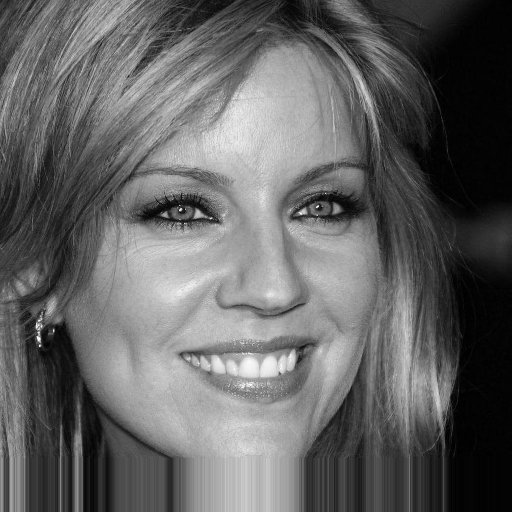
#> input picture data/truth/00_E.png, 512 x 512 px, given as the content of the folder data/aligned, which was not available
$ python dbg_wiener.py
#> lines starting #> are read from the running program, lines starting #| are printed output that depends on the picture
### common.py
"""Shared utilities for the de-hybridization project.

All faces are aligned to 512x512 with the eye midpoint at (0.5, 0.42).
"""

import os
import sys

import cv2
import numpy as np

sys.path.insert(0, os.path.dirname(os.path.abspath(__file__)))

OUT = 512
FACE_CROP = 1.75
FACE_LIFT = 0.08
EYE_Y = 0.42

_det = None


# [77 lines left out: functions detector, detect, align, geometry, hybrid, not called in this run]


def band_split(H, sigma=6.0):
    lp = cv2.GaussianBlur(H, (0, 0), sigma)
    return lp, H - lp


# [9 lines left out: function sigma_to_cpd, not called in this run]


def to_u8(x):
    return (np.clip(x, 0, 1) * 255).astype(np.uint8)

### arcface.py
"""ArcFace (buffalo_l w600k_r50) wrapper: aligned face image -> 512-d embedding.

We keep our own alignment (YuNet landmarks -> ArcFace 112x112 template), so
insightface itself is not required -- only onnxruntime.
"""

import cv2
import numpy as np
import onnxruntime as ort

MODEL = "models/w600k_r50.onnx"
# ArcFace 5-point template in image coordinates (left-to-right)
TPL = np.float32([[38.29, 51.69], [73.53, 51.50], [56.02, 71.73],
                  [41.55, 92.37], [70.73, 92.20]])

_sess = None
_det = None


# [7 lines left out: function _session, not called in this run]


def _detector(img_shape):
    global _det
    if _det is None:
        _det = cv2.FaceDetectorYN.create("yunet.onnx", "", (320, 320), 0.6, 0.3, 5000)
    h, w = img_shape
    _det.setInputSize((w, h))
    return _det


def landmarks(img):
    """Return the 5 YuNet landmarks (image-left to image-right for the pairs)."""
    rgb = cv2.cvtColor(img, cv2.COLOR_GRAY2BGR) if img.ndim == 2 else img
    h, w = rgb.shape[:2]
    _, faces = _detector((h, w)).detect(rgb)
    if faces is None or len(faces) == 0:
        raise RuntimeError("no face")
    f = max(faces, key=lambda r: r[2] * r[3])
    lm = f[4:14].reshape(5, 2).astype(np.float32)
    eyes = lm[:2][np.argsort(lm[:2, 0])]
    mouth = lm[3:5][np.argsort(lm[3:5, 0])]
    return np.stack([eyes[0], eyes[1], lm[2], mouth[0], mouth[1]])


# [4 lines left out: function to_112, not called in this run]


def warp_matrix(img):
    """Similarity transform from an image to the 112x112 ArcFace template.

    Compute it once on the composite (or ground truth) and reuse it for every
    band-decomposed version: blurred or edge-only images are not detectable as
    faces, but they share the geometry of the image they came from.
    """
    if img.dtype != np.uint8:
        img = (np.clip(img, 0, 1) * 255).astype(np.uint8)
    if img.ndim == 3:
        img = cv2.cvtColor(img, cv2.COLOR_BGR2GRAY)
    return cv2.estimateAffinePartial2D(landmarks(img), TPL, method=cv2.LMEDS)[0]


# [63 lines left out: functions embed_with, _forward, embed_many, embed, not called in this run]


def cos(a, b):
    return float(np.dot(a, b))

### dbg_wiener.py
"""Check a two-step pipeline: Wiener deconvolution, then face-subspace projection.

Run:  python dbg_wiener.py
"""

import glob
import os
import sys

import cv2
import numpy as np

sys.path.insert(0, os.path.dirname(os.path.abspath(__file__)))

import arcface
import common

SIGMA = 6.0


def tf(shape, sigma):
    h, w = shape
    fy = np.fft.fftfreq(h)[:, None]
    fx = np.fft.fftfreq(w)[None, :]
    return np.exp(-2 * np.pi ** 2 * sigma ** 2 * (fx ** 2 + fy ** 2))


def wiener(y, H, K):
    Y = np.fft.fft2(y)
    X = Y * np.conj(H) / (np.abs(H) ** 2 + K)
    return np.real(np.fft.ifft2(X))


def build_basis(n_faces=280, k=150):
#> called with n_faces = 280, k = 150
    files = sorted(glob.glob("data/aligned/*.png"))[:n_faces]
    X = np.stack([cv2.imread(f, 0).astype(np.float32).ravel() / 255 for f in files])
    mu = X.mean(0)
    Xc = X - mu
    G = Xc @ Xc.T / (len(X) - 1)
#> G = [nan]
    w, V = np.linalg.eigh(G)
#> w = [nan]; V = [1]
    order = np.argsort(w)[::-1][:k]
#> order = [0]
    u = V[:, order].T @ Xc
    u /= np.sqrt((u ** 2).mean(axis=1, keepdims=True))
    s = (Xc @ u.T).std(axis=0)
#> s = [nan]
    return mu.astype(np.float32), (u * s[:, None]).astype(np.float32)


def project(X, mu, comps, lam=0.1):
    Phi = comps.T                      # D x k
    b = (X.ravel() - mu)
    A = Phi.T @ Phi
    A += lam * np.trace(A) / len(A) * np.eye(len(A), dtype=np.float32)
    c = np.linalg.solve(A, Phi.T @ b)
    return np.clip((mu + Phi @ c).reshape(512, 512), 0, 1)


def main():
    mu, comps = build_basis()
    G = tf((512, 512), SIGMA)
    for K in (1e-4, 1e-3, 1e-2):
        res = {"low": [], "high": []}
        for i in range(5):
            E = cv2.imread(f"data/truth/{i:02d}_E.png", 0).astype(np.float32) / 255
#> E: shape (512, 512) float32; min 0, max 1, mean 0.387
            M = cv2.imread(f"data/truth/{i:02d}_M.png", 0).astype(np.float32) / 255
            H = cv2.imread(f"data/hybrid/{i:02d}_s6.png", 0).astype(np.float32) / 255
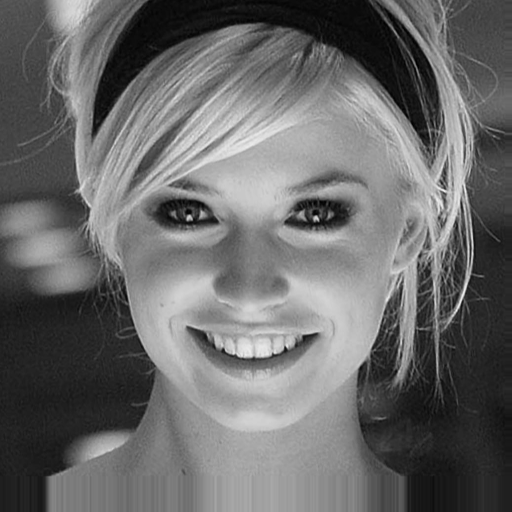
#> input picture data/truth/01_E.png, 512 x 512 px, given in place of 00_s6.png, which was not available
#> H: shape (512, 512) float32; min 0, max 0.953, mean 0.414
            L, B = common.band_split(H, SIGMA)
#> in band_split, `lp = cv2.GaussianBlur(H, (0, 0), sigma)`:
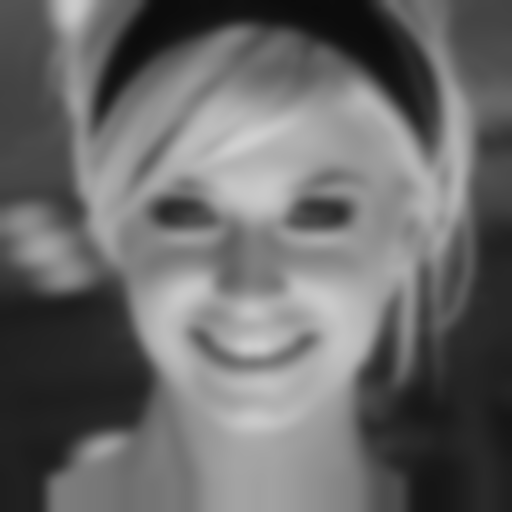
#> lp: shape (512, 512) float32; min 0.0464, max 0.817, mean 0.414
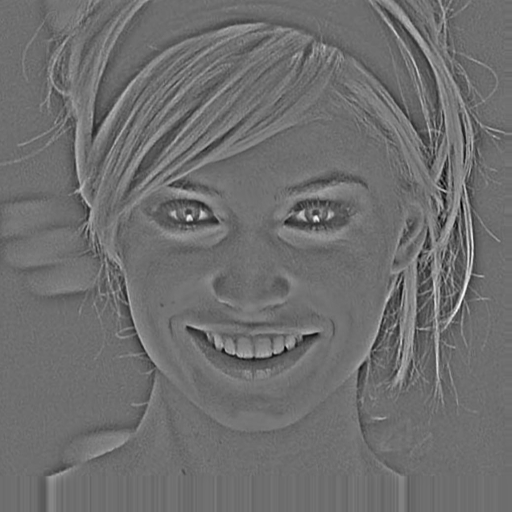
#> B: shape (512, 512) float32; min -0.466, max 0.606, mean 3.31e-06; drawn with min black and max white
            W = arcface.warp_matrix(H)
#> in warp_matrix, img is the input picture: shape (512, 512); min 0, max 243, mean 105.6
            eE, eM = arcface.embed(E), arcface.embed(M)
            for mode, y, Htf in (("low", L, G), ("high", B, 1 - G)):
                xw = wiener(y, Htf, K)
                X = project(xw, mu, comps)
                e = arcface.embed_with(X, W)
                res[mode].append((float(e @ eE), float(e @ eM)))
        for mode in res:
            a = np.array(res[mode]).mean(0)
            print(f"K={K:g} {mode:4s} cos_E={a[0]:.3f} cos_M={a[1]:.3f}")


if __name__ == "__main__":
#> (the run stopped early here; a loop or call above may not have finished)
